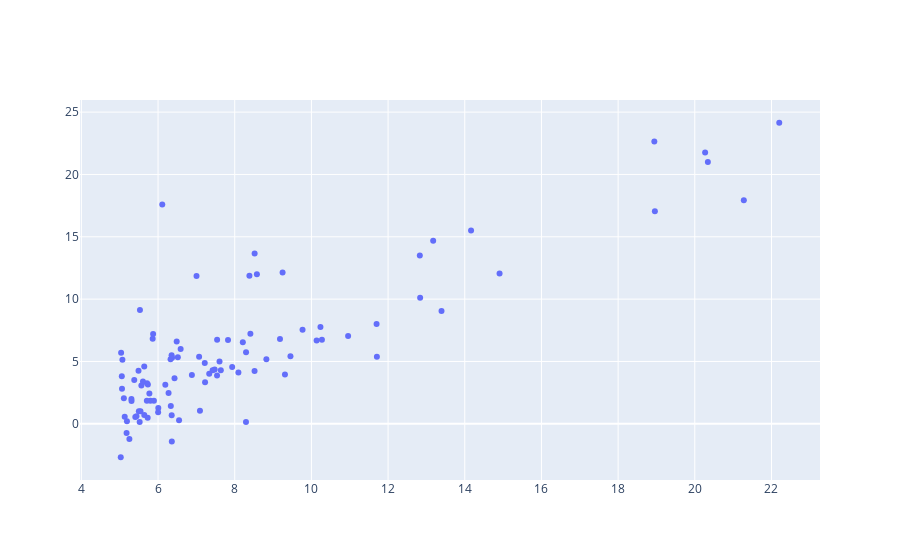

Notebook code cell kept with this figure:
### Markdown cell above
### Считывание данных и построение графика

### Code cell
with open("ex1data1.txt") as data:
    tmp_data = data.read().split('\n')[0:-1]
x, y = list(zip(*[sample.split(',') for sample in tmp_data]))
x = np.array([float(i) for i in x])
y = np.array([float(i) for i in y])
graf = make_subplots()
graf.add_trace(go.Scatter(x=x, y=y, mode='markers'))
graf
